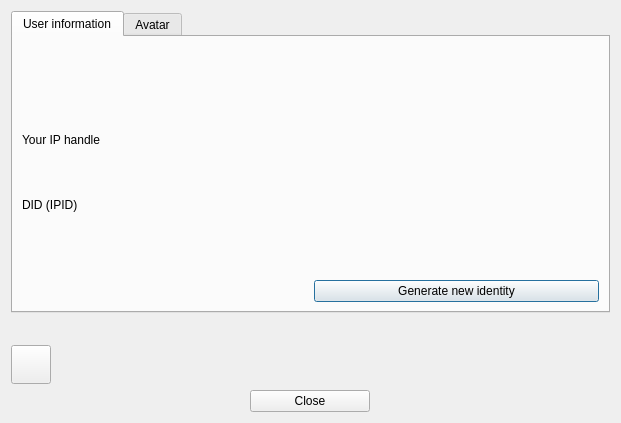
<?xml version="1.0" encoding="UTF-8"?>
<ui version="4.0">
 <class>ProfileEditDialog</class>
 <widget class="QDialog" name="ProfileEditDialog">
  <property name="geometry">
   <rect>
    <x>0</x>
    <y>0</y>
    <width>621</width>
    <height>423</height>
   </rect>
  </property>
  <property name="windowTitle">
   <string>Dialog</string>
  </property>
  <layout class="QVBoxLayout" name="verticalLayout_2">
   <item>
    <layout class="QVBoxLayout" name="verticalLayout">
     <item>
      <widget class="QTabWidget" name="pEditTabWidget">
       <property name="currentIndex">
        <number>0</number>
       </property>
       <widget class="QWidget" name="tab">
        <attribute name="title">
         <string>User information</string>
        </attribute>
        <layout class="QGridLayout" name="gridLayout_2">
         <item row="6" column="1">
          <spacer name="verticalSpacer">
           <property name="orientation">
            <enum>Qt::Vertical</enum>
           </property>
           <property name="sizeType">
            <enum>QSizePolicy::Maximum</enum>
           </property>
           <property name="sizeHint" stdset="0">
            <size>
             <width>20</width>
             <height>40</height>
            </size>
           </property>
          </spacer>
         </item>
         <item row="4" column="0">
          <widget class="QLabel" name="label_5">
           <property name="text">
            <string>DID (IPID)</string>
           </property>
          </widget>
         </item>
         <item row="4" column="1">
          <widget class="QLabel" name="profileDid">
           <property name="text">
            <string/>
           </property>
           <property name="textInteractionFlags">
            <set>Qt::LinksAccessibleByMouse|Qt::TextSelectableByKeyboard|Qt::TextSelectableByMouse</set>
           </property>
          </widget>
         </item>
         <item row="7" column="1">
          <widget class="QPushButton" name="generateIdentityButton">
           <property name="text">
            <string>Generate new identity</string>
           </property>
          </widget>
         </item>
         <item row="2" column="1">
          <widget class="QLabel" name="labelInfo">
           <property name="text">
            <string/>
           </property>
          </widget>
         </item>
         <item row="3" column="0">
          <widget class="QLabel" name="label_4">
           <property name="text">
            <string>Your IP handle</string>
           </property>
          </widget>
         </item>
         <item row="3" column="1">
          <widget class="QLabel" name="ipHandle">
           <property name="text">
            <string/>
           </property>
           <property name="textInteractionFlags">
            <set>Qt::LinksAccessibleByMouse|Qt::TextSelectableByKeyboard|Qt::TextSelectableByMouse</set>
           </property>
          </widget>
         </item>
        </layout>
       </widget>
       <widget class="QWidget" name="tab_2">
        <attribute name="title">
         <string>Avatar</string>
        </attribute>
        <layout class="QVBoxLayout" name="verticalLayout_3">
         <item>
          <layout class="QVBoxLayout" name="verticalLayout_4">
           <item>
            <widget class="QLabel" name="iconHash">
             <property name="text">
              <string/>
             </property>
            </widget>
           </item>
           <item>
            <widget class="QLabel" name="iconPixmap">
             <property name="text">
              <string/>
             </property>
            </widget>
           </item>
           <item>
            <spacer name="verticalSpacer_2">
             <property name="orientation">
              <enum>Qt::Vertical</enum>
             </property>
             <property name="sizeHint" stdset="0">
              <size>
               <width>20</width>
               <height>40</height>
              </size>
             </property>
            </spacer>
           </item>
           <item>
            <widget class="QPushButton" name="changeIconButton">
             <property name="text">
              <string>Change avatar</string>
             </property>
            </widget>
           </item>
          </layout>
         </item>
        </layout>
       </widget>
      </widget>
     </item>
     <item>
      <layout class="QHBoxLayout" name="horizontalLayout_3">
       <item>
        <spacer name="horizontalSpacer_2">
         <property name="orientation">
          <enum>Qt::Horizontal</enum>
         </property>
         <property name="sizeType">
          <enum>QSizePolicy::Maximum</enum>
         </property>
         <property name="sizeHint" stdset="0">
          <size>
           <width>120</width>
           <height>20</height>
          </size>
         </property>
        </spacer>
       </item>
       <item>
        <widget class="QLabel" name="labelWarning">
         <property name="text">
          <string/>
         </property>
         <property name="wordWrap">
          <bool>true</bool>
         </property>
        </widget>
       </item>
      </layout>
     </item>
     <item>
      <layout class="QHBoxLayout" name="horizontalLayout">
       <item>
        <widget class="QToolButton" name="lockButton">
         <property name="text">
          <string/>
         </property>
         <property name="icon">
          <iconset resource="../galacteek.qrc">
           <normaloff>:/share/icons/kgpg.png</normaloff>:/share/icons/kgpg.png</iconset>
         </property>
         <property name="iconSize">
          <size>
           <width>32</width>
           <height>32</height>
          </size>
         </property>
         <property name="checkable">
          <bool>true</bool>
         </property>
        </widget>
       </item>
       <item>
        <spacer name="horizontalSpacer">
         <property name="orientation">
          <enum>Qt::Horizontal</enum>
         </property>
         <property name="sizeHint" stdset="0">
          <size>
           <width>40</width>
           <height>20</height>
          </size>
         </property>
        </spacer>
       </item>
      </layout>
     </item>
    </layout>
   </item>
   <item>
    <layout class="QHBoxLayout" name="horizontalLayout_2">
     <item>
      <widget class="QPushButton" name="closeButton">
       <property name="maximumSize">
        <size>
         <width>120</width>
         <height>16777215</height>
        </size>
       </property>
       <property name="text">
        <string>Close</string>
       </property>
      </widget>
     </item>
    </layout>
   </item>
  </layout>
 </widget>
 <resources>
  <include location="../galacteek.qrc"/>
 </resources>
 <connections/>
</ui>
